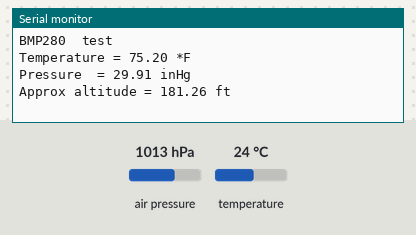
A sketch run on a simulated Arduino Uno, built with avr-gcc and run on an emulated ATmega328P. Parts: the last lines printed to the serial monitor. The test bench sets the inputs (shaded band); at power-on: air pressure 1013 hPa, temperature 24 °C.

Above: at 1.2 s.
1.3 s: air pressure set to 952 hPa
At 3.3 s:
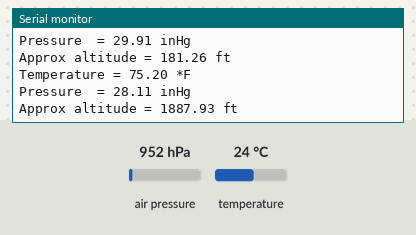
3.6 s: temperature set to 12 °C
At 5.5 s:
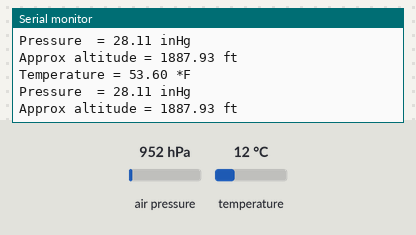
5.9 s: air pressure set to 975 hPa
At 7.6 s:
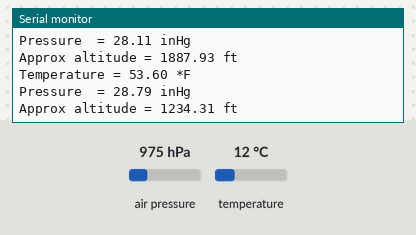
Timing chart, 0 to 9.1 s (numbered marks = the images above; inputs shaded):
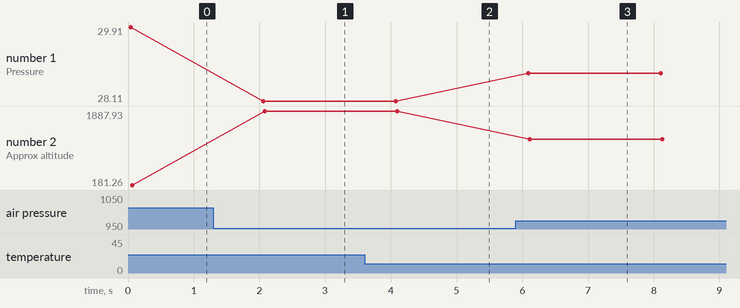

Measured:
- after the input at 1.3 s, the serial monitor: prints a new line after 0.76 s (image 1)
- after the input at 3.6 s, the serial monitor: prints a new line after 0.45 s (image 2)
- after the input at 5.9 s, the serial monitor: prints a new line after 0.19 s (image 3)
- plotted number 1: 29.91 → 28.11 after the input at 1.3 s, 28.11 → 28.79 after the input at 5.9 s
- plotted number 2: 181.26 → 1887.93 after the input at 1.3 s, 1887.93 → 1234.31 after the input at 5.9 s

The sketch:

bmp280_Serial_Imperial.ino
```cpp
/* This code is to use with Adafruit BMP280   (Imperial)
 * It measures  both temperature and pressure and it displays them on the Serial monitor with the  altitude
 * It's a modified version of the Adafruit example code
 * Refer  to www.surtrtech.com or SurtrTech Youtube channel
 */

#include <Adafruit_BMP280.h>

Adafruit_BMP280  bmp; // I2C

void setup() {
  Serial.begin(9600);
  Serial.println(F("BMP280  test"));

  if (!bmp.begin()) {
    Serial.println(F("Could not find  a valid BMP280 sensor, check wiring!"));
    while (1);
  }

  /* Default  settings from datasheet. */
  bmp.setSampling(Adafruit_BMP280::MODE_NORMAL,     /*  Operating Mode. */
                  Adafruit_BMP280::SAMPLING_X2,     /* Temp.  oversampling */
                  Adafruit_BMP280::SAMPLING_X16,    /* Pressure  oversampling */
                  Adafruit_BMP280::FILTER_X16,      /* Filtering.  */
                  Adafruit_BMP280::STANDBY_MS_500); /* Standby time. */
}

void  loop() {

    float f = bmp.readTemperature()*9/5 + 32 ; //Conversion  from C to F
    Serial.print(F("Temperature = "));
    Serial.print(f);
    Serial.println(" *F");

    float P = bmp.readPressure()/3386.39;   //displaying the Pressure in inches of mercury, you can change the unit
    Serial.print(F("Pressure  = "));
    Serial.print(P);
    Serial.println(" inHg");

    float  A = bmp.readAltitude(1019.66)*3.28084;   //The "1019.66" is the pressure(hPa)  at sea level in day in your region
    Serial.print(F("Approx altitude = "));        //If you don't know it, modify it until you get your current altitude
    Serial.print(A);
    Serial.println(" ft");

    Serial.println();
    delay(2000);
}
```
